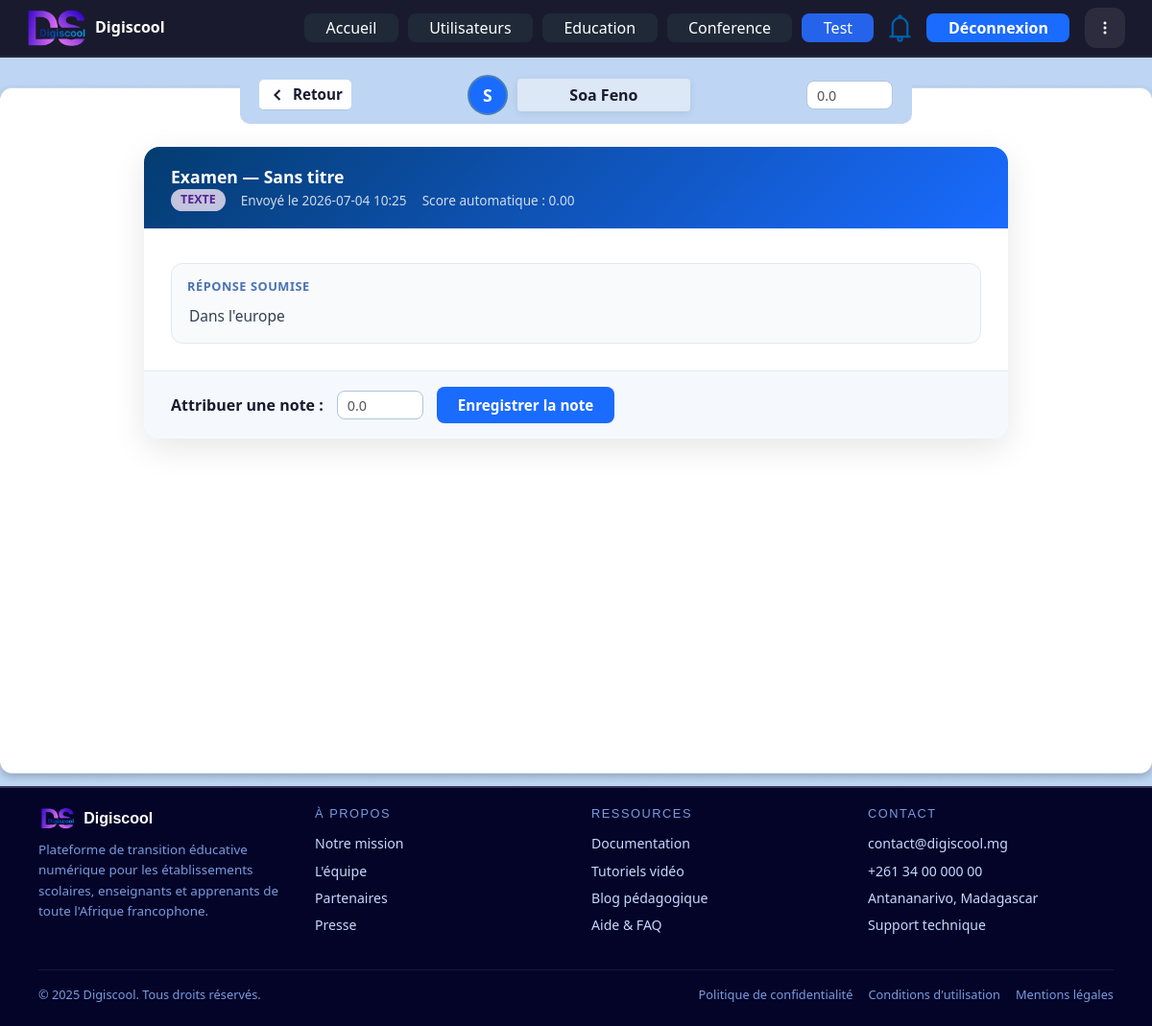
The page /admin/test/travaille_user?result_id=16 (signed in) on the database its author committed.
### tables this page shows
CREATE TABLE users (
                id INTEGER PRIMARY KEY AUTOINCREMENT,
                name TEXT NOT NULL,
                email TEXT NOT NULL UNIQUE,
                password_hash TEXT NOT NULL,
                role TEXT NOT NULL DEFAULT 'user',
                created_at DATETIME DEFAULT CURRENT_TIMESTAMP
            , sexe TEXT DEFAULT '', adresse TEXT DEFAULT '', classe TEXT DEFAULT '', nom TEXT DEFAULT '', prenom TEXT DEFAULT '', statut TEXT NOT NULL DEFAULT 'En attente', dob TEXT DEFAULT '', profession TEXT DEFAULT '', etablissement TEXT DEFAULT '', filiere TEXT DEFAULT '', lien_etablissement TEXT DEFAULT '', matricule TEXT DEFAULT '', phone TEXT DEFAULT '', username TEXT DEFAULT '');

CREATE TABLE test_resultats (
                id INTEGER PRIMARY KEY AUTOINCREMENT,
                test_id INTEGER NOT NULL,
                user_id INTEGER NOT NULL,
                reponses TEXT DEFAULT '[]',
                note REAL,
                submitted_at DATETIME DEFAULT CURRENT_TIMESTAMP, fichier_reponse TEXT DEFAULT '',
                FOREIGN KEY(test_id) REFERENCES tests(id),
                FOREIGN KEY(user_id) REFERENCES users(id)
            );

CREATE TABLE tests (
                id INTEGER PRIMARY KEY AUTOINCREMENT,
                titre TEXT NOT NULL,
                type TEXT NOT NULL DEFAULT 'examen',
                content_type TEXT NOT NULL DEFAULT 'fichier',
                fichier TEXT DEFAULT '',
                texte TEXT DEFAULT '',
                qcm TEXT DEFAULT '[]',
                start_at TEXT DEFAULT '',
                end_at TEXT DEFAULT '',
                created_at DATETIME DEFAULT CURRENT_TIMESTAMP
            , categorie TEXT NOT NULL DEFAULT 'exercice', fichier_nom TEXT DEFAULT '', fichier_url TEXT DEFAULT '', contenu_texte TEXT DEFAULT '', contenu_qcm TEXT DEFAULT '[]', date_debut TEXT DEFAULT '', heure_debut TEXT DEFAULT '', date_fin TEXT DEFAULT '', heure_fin TEXT DEFAULT '', created_by INTEGER, contenu_texte_correction TEXT DEFAULT '');

### app.py (the view, shortened to what this page needs)
@app.route('/admin/test/travaille_user')
@login_required
@admin_required
def admin_travaille_user():
    result_id = request.args.get('result_id', type=int)
    with get_db() as db:
        notif_count = db.execute(
            "SELECT COUNT(*) FROM notifications WHERE user_id IN (SELECT id FROM users WHERE role='admin') AND is_read=0"
        ).fetchone()[0]
        base_query = '''
            SELECT r.*, t.titre AS test_titre, t.categorie AS test_categorie,
                   t.content_type AS test_content_type, t.fichier_nom AS test_fichier_nom,
                   t.fichier_url AS test_fichier_url, t.contenu_texte AS test_contenu_texte,
                   t.contenu_qcm AS test_contenu_qcm, u.nom AS user_nom, u.prenom AS user_prenom,
                   u.name AS user_name
            FROM test_resultats r
            JOIN tests t ON r.test_id = t.id
            JOIN users u ON r.user_id = u.id
        '''
        results = db.execute(base_query + ' ORDER BY r.submitted_at DESC').fetchall()
        selected_result = None
        selected_reponses = []
        selected_text_answers = []
        if result_id:
            selected_result = db.execute(base_query + ' WHERE r.id = ? LIMIT 1', (result_id,)).fetchone()
            if selected_result and selected_result['reponses']:
                try:
                    selected_reponses = json.loads(selected_result['reponses'])
                except ValueError:
                    selected_reponses = []
                if selected_result['test_content_type'] == 'texte':
                    selected_text_answers = parse_display_answers(selected_result['reponses'])
    return render_template(
        'admin/travaille_user.html',
        notif_count=notif_count,
        results=results,
        selected_result=selected_result,
        selected_reponses=selected_reponses,
        selected_text_answers=selected_text_answers
    )

### app.py (called while the page is built, shortened)
@contextmanager
def get_db():
    conn = sqlite3.connect(DB_PATH)
    conn.row_factory = sqlite3.Row
    try:
        yield conn
        conn.commit()
    except Exception:
        conn.rollback()
        raise
    finally:
        conn.close()

def login_required(view):
    @wraps(view)
    def wrapped_view(*args, **kwargs):
        if 'user_id' not in session:
            return redirect(url_for('index'))
        return view(*args, **kwargs)
    return wrapped_view

def admin_required(view):
    @wraps(view)
    def wrapped_view(*args, **kwargs):
        if session.get('role') != 'admin':
            return redirect(url_for('dashboard'))
        return view(*args, **kwargs)
    return wrapped_view

def parse_display_answers(value):
    if value is None:
        return []
    if isinstance(value, str):
        text = value.strip()
        if not text:
            return []
        try:
            return parse_display_answers(json.loads(text))
        except Exception:
            return [text]
    if isinstance(value, list):
        answers = []
        for item in value:
            if isinstance(item, dict):
                if item.get('reponse') is not None:
                    answers.append(str(item['reponse']))
                elif item.get('texte') is not None:
                    answers.append(str(item['texte']))
            elif isinstance(item, str):
                answers.append(item)
        return answers

### templates/admin/travaille_user.html (shortened to what this page needs)
{% extends "admin/dashboard.html" %}
{% set active_page = 'test' %}
{% block content %}
<div class="page-body">
  <div class="search-wrap">
    <div class="retour-bar">
      <button class="btn-retour" onclick="history.back()">
        <svg viewBox="0 0 24 24"><polyline points="15 18 9 12 15 6"/></svg>
        Retour
      </button>
    </div>
    <div class="user-block">
      <div class="user-avatar-circle">
        {% if selected_result %}
          {{ (selected_result.user_name or selected_result.user_prenom or 'U')[0]|upper }}
        {% else %}?{% endif %}
      </div>
      <div class="titre-resultat">
        {% if selected_result %}
          {{ selected_result.user_name or (selected_result.user_prenom ~ ' ' ~ selected_result.user_nom) }}
        {% else %}
          Aucune sélection
        {% endif %}
      </div>
    </div>
    <input type="number" class="input-note" id="note-input"
           min="0" max="20" step="0.5" placeholder="Note /20"
           value="{{ selected_result.note if selected_result and selected_result.note is not none else '' }}">
  </div>
  <div class="work-card">
    {% if selected_result %}
      <div class="work-card-header">
        <div>
          <div class="work-card-title">
            {{ 'Examen' if selected_result.test_categorie == 'examen' else 'Exercice' }}
            — {{ selected_result.test_titre or 'Sans titre' }}
          </div>
          <div class="work-meta">
            <span class="type-badge ct-{{ selected_result.test_content_type }}">
              {{ selected_result.test_content_type|upper }}
            </span>
            <span>Envoyé le {{ selected_result.submitted_at[:16].replace('T',' ') if selected_result.submitted_at else 'N/A' }}</span>
            <span>Score automatique : {{ ('%.2f' % selected_result.note) if selected_result.note is not none else 'N/A' }}</span>
          </div>
        </div>
      </div>
      <div class="work-body">
        {% if selected_result.test_content_type == 'qcm' %}
          {% if selected_reponses %}
            {% for item in selected_reponses %}
            <div class="qcm-block">
              <div class="qcm-question">{{ loop.index }}. {{ item.question }}</div>
              {% if item.reponse %}
                <div class="qcm-answer">
                  <span class="puce"></span>
                  <span>{{ item.reponse }}</span>
                </div>
              {% else %}
                <div class="qcm-no-answer">⚠ Pas de réponse fournie</div>
              {% endif %}
            </div>
            {% endfor %}
          {% else %}
            <div class="empty-state">Aucune réponse QCM enregistrée.</div>
          {% endif %}
        {% elif selected_result.test_content_type == 'texte' %}
          {% if selected_text_answers %}
            <div class="text-response-block">
              <div class="text-response-title">Réponse soumise</div>
              {% for answer in selected_text_answers %}
                <div class="text-response-answer">{{ answer }}</div>
              {% endfor %}
            </div>
          {% elif selected_result.reponses and selected_result.reponses != '[]' %}
            <div class="text-display">{{ selected_result.reponses }}</div>
          {% elif selected_result.test_contenu_texte %}
            <div class="text-display">{{ selected_result.test_contenu_texte }}</div>
          {% else %}
            <div class="empty-state">Aucun texte soumis.</div>
          {% endif %}
        {% else %}
          <div class="empty-state">Type de contenu inconnu.</div>
        {% endif %}
      </div>
      <div class="note-bar">
        <label style="font-weight:600; color:#1a1a2e;">Attribuer une note :</label>
        <input type="number" id="note-bar-input" class="input-note"
               min="0" max="20" step="0.5" placeholder="Note /20"
               value="{{ selected_result.note if selected_result.note is not none else '' }}">
        <button class="btn-note" onclick="saveNote({{ selected_result.id }})">
          Enregistrer la note
        </button>
      </div>
    {% endif %}
  </div>
</div>
{% endblock %}

### templates/admin/dashboard.html (style rules this page uses)
:root { --bg: #b8c8e8; --nav-bg: #1a1a2e; --accent: #1a6bff; --card-bg: #ffffff; --card-shadow: 0 4px 20px rgba(0, 0, 0, .13); --radius: 18px; --font-ui: 'Segoe UI', system-ui, sans-serif; }
*, *::before, *::after { box-sizing: border-box; margin: 0; padding: 0; }
body { font-family: var(--font-ui); background-color: var(--bg); background-image: url('../static/image/molecule.png'); background-repeat: no-repeat; background-position: center 160px; background-size: 520px auto; min-height: 100vh; display: flex; flex-direction: column; position: relative; }

### templates/admin/travaille_user.html (style rules this page uses)
body { background: #BED6F3; min-height: 100vh; overflow-x: hidden; }
.page-body { background-image: url('/static/components/Rectangle 18.png'); background-size: 100% 100%; min-height: calc(100vh - 66px); padding: 32px 40px 48px; display: flex; flex-direction: column; align-items: center; gap: 24px; margin-top: 25px; }
.search-wrap { position: relative; display: flex; justify-content: center; align-items: center; width: 700px; height: 60px; background-image: url('/static/components/Rectangle 24.png'); background-size: 100% 100%; background-repeat: no-repeat; border-radius: 0 0 10px 10px; margin-top: -48px; gap: 10px; padding: 20px; }
.retour-bar { background: #fefeff; padding: 4px 9px; display: flex; align-items: center; border-bottom: 1px solid #b0c4de; border-radius: 5px; }
.btn-retour { background: none; border: none; cursor: pointer; display: flex; align-items: center; gap: 6px; font-size: 0.95rem; font-weight: 600; color: #1a1a2e; padding: 0; }
.btn-retour svg { width: 20px; height: 20px; stroke: currentColor; fill: none; stroke-width: 2.5; }
.user-block { display: flex; align-items: center; gap: 10px; flex: 1; justify-content: center; }
.user-avatar-circle { width: 42px; height: 42px; border-radius: 50%; background: #1a6bff; color: #fff; display: flex; align-items: center; justify-content: center; font-size: 1.1rem; font-weight: 700; flex-shrink: 0; border: 2px solid #4a7fb5; }
.titre-resultat { background: #dce8f5; border-radius: 4px; padding: 5px 20px; font-size: 1rem; font-weight: 700; color: #1a1a2e; box-shadow: 0 2px 8px rgba(0,0,0,.08); min-width: 180px; text-align: center; }
.input-note { width: 90px; height: 30px; background: #fff; border: 1px solid #b0c4de; border-radius: 8px; padding: 0 10px; font-size: 0.9rem; color: #555; outline: none; }
.work-card { width: 100%; max-width: 900px; background: #fff; border-radius: 16px; box-shadow: 0 10px 35px rgba(0,0,0,.10); overflow: hidden; }
.work-card-header { background: linear-gradient(135deg, #043C70 0%, #1a6bff 100%); color: #fff; padding: 18px 28px; display: flex; justify-content: space-between; align-items: center; }
.work-card-title { font-size: 1.1rem; font-weight: 700; }
.work-meta { font-size: 0.85rem; opacity: .8; display: flex; gap: 16px; align-items: center; }
.type-badge { display: inline-block; padding: 2px 10px; border-radius: 20px; font-size: 0.78rem; font-weight: 700; text-transform: uppercase; }
.ct-texte { background: #f3e5f5; color: #6a1b9a; }
.work-body { padding: 28px; }
.text-response-block { background: #f8fafc; border: 1px solid #e2e8f0; border-radius: 12px; padding: 14px 16px; margin-top: 8px; }
.text-response-title { font-size: 0.8rem; font-weight: 700; color: #4a72b0; text-transform: uppercase; letter-spacing: 0.04em; margin-bottom: 8px; }
.text-response-answer { color: #334155; font-size: 0.97rem; line-height: 1.7; white-space: pre-wrap; padding-left: 2px; }
.note-bar { display: flex; align-items: center; gap: 14px; padding: 16px 28px; background: #f5f8fc; border-top: 1px solid #e3eaf4; }
.btn-note { background: #1a6bff; color: #fff; border: none; border-radius: 8px; padding: 8px 22px; font-size: 0.95rem; font-weight: 700; cursor: pointer; }

### templates/footer.html (style rules this page uses)
:root { --ds-navy: #07094a; --ds-deep: #0b0d5e; --ds-blue: #1a3de4; --ds-cyan: #00c8ff; --ds-pink: #d63af9; --ds-text: #c8d8ff; --ds-muted: #7a9be0; }

### rows shown on the page
users: name "S", name "Soa Feno"
test_resultats: note "0.0", submitted_at "2026-07-04 10:25", note "0.00"
tests: categorie "Examen", titre "Sans titre", test_content_type "TEXTE"

### other values the page prints
{{ answer }} "Dans l'europe"
